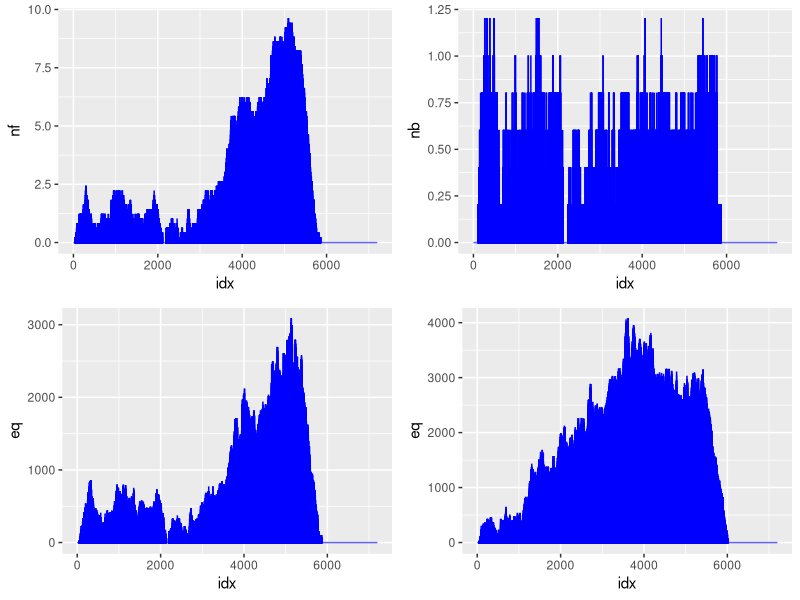
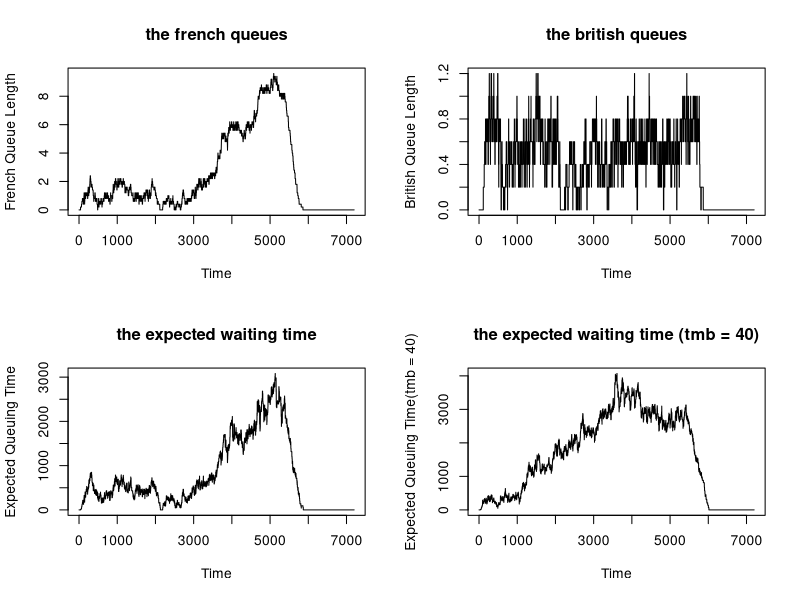

Recreate these plots in R, in order.
#the proportion of the work is equally assigned to each team member 

library(ggplot2)

slot_checker <- function(df_station) {
    # Function to check the available slot in the station
    # Parameters:
    #   - df_station(data.frame): the statistics of the stations
    # Return:
    #   - availability(bool): Whether there is an available slot or not
    total_lower_capacity <- nrow(df_station[df_station$queue < df_station$max_queue, ])
    if (total_lower_capacity > 0) {
        availability <- TRUE
    } else {
        availability <- FALSE
    }
    return(availability)
}

add_a_new_car <- function(df_station) {
    # Function to add a new car to the shorthest queue (if slot available)
    # Parameters:
    #   - df_station(data.frame): the statistics of the stations
    # Return:
    #   - df_station(data.frame): the statistics of the stations with new car if slot is available.
    short_queue <- min(df_station["queue"])
    short_stations <- df_station[df_station$queue == short_queue, ]
    short_stations <- df_station[df_station$queue == short_queue & df_station$queue < df_station$max_queue, ]

    if (nrow(short_stations) > 0) {
        first_short_stations <- min(short_stations["station"])
        df_station[df_station$station == first_short_stations, ]["queue"] <- df_station[df_station$station == first_short_stations, ]["queue"] + 1
    }
    return(df_station)
}

process_a_car <- function(df_station, pmin, pmax) {
    # Function to process a car (update the queue, subtract a car from the queue, assign a new car to be processed)
    # Parameters:
    #   - df_station(data.frame): the statistics of the stations
    #   - pmin(int): the lower bound of processing time (alpha in the Uniform distribution)
    #   - pmin(int): the upper bound of processing time (beta in the Uniform distribution)
    # Return:
    #   - df_station(data.frame): the statistics of the stations with updated state and queue
    df_station["next_car"] <- df_station$state <= df_station$next_state

    available_station <- df_station[df_station$next_car == TRUE & df_station$queue > 0, ]

    total_available_station <- nrow(available_station)

    processing_time <- runif(total_available_station, min = pmin, max = pmax)
    processing_time <- ceiling(processing_time)

    if (total_available_station > 0) {
        df_station[df_station$next_car == TRUE & df_station$queue > 0, ]["next_state"] <- available_station["state"] - processing_time
        df_station[df_station$next_car == TRUE & df_station$queue > 0, ]["ptime"] <- processing_time
        df_station[df_station$next_car == TRUE & df_station$queue > 0, ]["queue"] <- available_station["queue"] - 1
    }
    return(df_station)
}

qsim <- function(mf = 5, mb = 5, a.rate = .1, trb = 40, trf = 40, tmb = 30, tmf = 30, maxb = 20) {
    # Function to simulate the system
    # Parameters:
    #   - mf(int): Number of French stations
    #   - mb(int): Number of British stations
    #   - a.rate(float): is the probability of a car arriving each second.
    #   - trb(int): upper bound of processing time in british stations (beta)
    #   - trf(int): upper bound of processing time in french stations (beta)
    #   - tmb(int): lower bound of processing time in british stations (alpha)
    #   - tmf(int): lower bound of processing time in french stations (alpha)
    #   - maxb(int):  the maximum british queue length (per station)
    # Returns:
    #   - nf(vector): a vector giving the average length of the french queues, for each simulation second
    #   - nb(vector): a vector giving the average length of the british queues, for each simulation second
    #   - eq(vector): a vector giving the average expected waiting time

    total_state <- 2 * 60 * 60
    france_station <- data.frame(
        "station" = 1:mf, 
        "queue" = rep(0, mf), 
        "state" = total_state, 
        "next_state" = total_state, 
        "next_car" = TRUE, 
        max_queue = Inf, 
        ptime = 0
        )
    british_station <- data.frame(
        "station" = 1:mf, 
        "queue" = rep(0, mf), 
        "state" = total_state, 
        "next_state" = total_state, 
        "next_car" = TRUE, 
        max_queue = maxb, 
        ptime = 0
        )

    nf <- c()
    nb <- c()
    eq <- c()

    for (i in 1:total_state) {
        # TODO: To stop the process 30 mins before departure.
        if (min(france_station$state) >= (30 * 60)) {
            is_car_arrive <- rbinom(1, 1, a.rate)
        } else {
            is_car_arrive <- FALSE
        }
        is_british_available <- slot_checker(british_station)

        n_state_f <- sum(france_station["queue"])
        n_state_b <- sum(british_station["queue"])

        # Function to add a new car to the queue on French
        if (is_car_arrive) {
            france_station <- add_a_new_car(france_station)
        }

        # Function to add a new car to the queue on British
        if (is_british_available) {
            # Process a car on the French Station
            france_station <- process_a_car(france_station, pmin = tmf, pmax = tmf + trf)
        }

        # Add a new car to British Station
        if (is_british_available & sum(france_station["queue"]) < n_state_f) {
            british_station <- add_a_new_car(british_station)
            n_state_f <- sum(france_station["queue"])
        }

        british_station <- process_a_car(british_station, pmin = tmb, pmax = tmb + trb)

        # Statistic
        mean_proc_time_french <- mean(france_station$ptime)
        mean_proc_time_british <- mean(british_station$ptime)

        nf <- c(nf, mean(france_station$queue))
        nb <- c(nb, mean(british_station$queue))
        eq <- c(eq, (n_state_f * mean_proc_time_french) + (n_state_b * mean_proc_time_british))

        france_station["state"] <- france_station["state"] - 1
        british_station["state"] <- british_station["state"] - 1
    }
    return(list(nf = nf, nb = nb, eq = eq))
}

res1 <- qsim(mf = 5, mb = 5, a.rate = .1, trb = 40, trf = 40, tmb = 30, tmf = 30, maxb = 20)
res2 <- qsim(mf = 5, mb = 5, a.rate = .1, trb = 40, trf = 40, tmb = 40, tmf = 30, maxb = 20)

df_stat1 <- data.frame(
    nf = unlist(res1$nf),
    nb = unlist(res1$nb),
    eq = unlist(res1$eq),
    idx = 1:7200
)
df_stat2 <- data.frame(
    nf = unlist(res2$nf),
    nb = unlist(res2$nb),
    eq = unlist(res2$eq),
    idx = 1:7200
)


# Todo: combine these plot into a single of graph (4 panels 2x2)

#option1
install.packages("gridExtra")
library(gridExtra)
plot1 <-ggplot(data = df_stat1, aes(x = idx, y = nf)) + geom_bar(stat = "identity", color = "blue")
plot2 <-ggplot(data = df_stat1, aes(x = idx, y = nb)) + geom_bar(stat = "identity", color = "blue")
plot3 <-ggplot(data = df_stat1, aes(x = idx, y = eq)) + geom_bar(stat = "identity", color = "blue")
plot4 <-ggplot(data = df_stat2, aes(x = idx, y = eq)) + geom_bar(stat = "identity", color = "blue")
grid.arrange (plot1, plot2, plot3, plot4)

#option2 
par(mfrow = c(2, 2))
plot(df_stat1$nf, type = "l", xlab = "Time", ylab = "French Queue Length", main = "the french queues")
plot(df_stat1$nb, type = "l", xlab = "Time", ylab = "British Queue Length", main = "the british queues")
plot(df_stat1$eq, type = "l", xlab = "Time", ylab = "Expected Queuing Time", main = "the expected waiting time")
plot(df_stat2$eq, type = "l", xlab = "Time", ylab = "Expected Queuing Time(tmb = 40)", main = "the expected waiting time (tmb = 40)")








